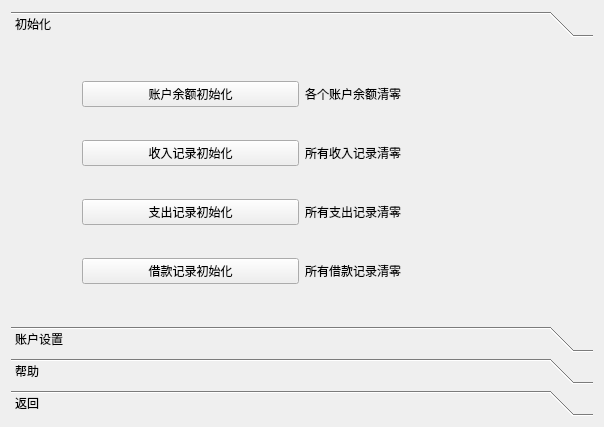
<?xml version="1.0" encoding="UTF-8"?>
<ui version="4.0">
 <class>Settings</class>
 <widget class="QWidget" name="Settings">
  <property name="geometry">
   <rect>
    <x>0</x>
    <y>0</y>
    <width>604</width>
    <height>427</height>
   </rect>
  </property>
  <property name="windowTitle">
   <string>Settings</string>
  </property>
  <layout class="QVBoxLayout" name="verticalLayout_2">
   <item>
    <widget class="QToolBox" name="toolBox">
     <property name="currentIndex">
      <number>0</number>
     </property>
     <widget class="QWidget" name="page">
      <property name="geometry">
       <rect>
        <x>0</x>
        <y>0</y>
        <width>592</width>
        <height>331</height>
       </rect>
      </property>
      <attribute name="label">
       <string>初始化</string>
      </attribute>
      <widget class="QWidget" name="gridLayoutWidget">
       <property name="geometry">
        <rect>
         <x>60</x>
         <y>0</y>
         <width>461</width>
         <height>281</height>
        </rect>
       </property>
       <layout class="QGridLayout" name="gridLayout">
        <item row="3" column="0">
         <widget class="QPushButton" name="borrowingInitial">
          <property name="text">
           <string>借款记录初始化</string>
          </property>
         </widget>
        </item>
        <item row="1" column="0">
         <widget class="QPushButton" name="incomeInitial">
          <property name="text">
           <string>收入记录初始化</string>
          </property>
         </widget>
        </item>
        <item row="2" column="0">
         <widget class="QPushButton" name="spendingInitial">
          <property name="text">
           <string>支出记录初始化</string>
          </property>
         </widget>
        </item>
        <item row="0" column="0">
         <widget class="QPushButton" name="userinfoInitial">
          <property name="text">
           <string>账户余额初始化</string>
          </property>
         </widget>
        </item>
        <item row="0" column="1">
         <widget class="QLabel" name="label_3">
          <property name="text">
           <string>各个账户余额清零</string>
          </property>
         </widget>
        </item>
        <item row="1" column="1">
         <widget class="QLabel" name="label_8">
          <property name="text">
           <string>所有收入记录清零</string>
          </property>
         </widget>
        </item>
        <item row="2" column="1">
         <widget class="QLabel" name="label_9">
          <property name="text">
           <string>所有支出记录清零</string>
          </property>
         </widget>
        </item>
        <item row="3" column="1">
         <widget class="QLabel" name="label_10">
          <property name="text">
           <string>所有借款记录清零</string>
          </property>
         </widget>
        </item>
       </layout>
      </widget>
     </widget>
     <widget class="QWidget" name="page_2">
      <property name="geometry">
       <rect>
        <x>0</x>
        <y>0</y>
        <width>592</width>
        <height>331</height>
       </rect>
      </property>
      <attribute name="label">
       <string>账户设置</string>
      </attribute>
      <widget class="QToolBox" name="toolBox_2">
       <property name="geometry">
        <rect>
         <x>40</x>
         <y>0</y>
         <width>541</width>
         <height>291</height>
        </rect>
       </property>
       <property name="currentIndex">
        <number>1</number>
       </property>
       <widget class="QWidget" name="page_5">
        <property name="geometry">
         <rect>
          <x>0</x>
          <y>0</y>
          <width>98</width>
          <height>28</height>
         </rect>
        </property>
        <attribute name="label">
         <string>设置余额</string>
        </attribute>
        <widget class="QWidget" name="gridLayoutWidget_2">
         <property name="geometry">
          <rect>
           <x>20</x>
           <y>10</y>
           <width>441</width>
           <height>201</height>
          </rect>
         </property>
         <layout class="QGridLayout" name="gridLayout_2">
          <item row="0" column="3">
           <widget class="QLabel" name="label_money">
            <property name="text">
             <string>0</string>
            </property>
           </widget>
          </item>
          <item row="0" column="0">
           <widget class="QLabel" name="label">
            <property name="text">
             <string>账户：</string>
            </property>
           </widget>
          </item>
          <item row="0" column="1">
           <widget class="QComboBox" name="comboBox_account">
            <item>
             <property name="text">
              <string>微信</string>
             </property>
            </item>
            <item>
             <property name="text">
              <string>银行卡</string>
             </property>
            </item>
            <item>
             <property name="text">
              <string>一卡通</string>
             </property>
            </item>
            <item>
             <property name="text">
              <string>现金</string>
             </property>
            </item>
            <item>
             <property name="text">
              <string>其他</string>
             </property>
            </item>
            <item>
             <property name="text">
              <string>负债</string>
             </property>
            </item>
           </widget>
          </item>
          <item row="0" column="2">
           <widget class="QLabel" name="label_2">
            <property name="text">
             <string>当前余额：</string>
            </property>
           </widget>
          </item>
          <item row="1" column="0">
           <widget class="QLabel" name="label_4">
            <property name="text">
             <string>修改余额：</string>
            </property>
           </widget>
          </item>
          <item row="1" column="1">
           <widget class="QLineEdit" name="lineEdit_money">
            <property name="text">
             <string>0</string>
            </property>
           </widget>
          </item>
          <item row="1" column="3">
           <widget class="QPushButton" name="pushButton_banlance">
            <property name="text">
             <string>修改</string>
            </property>
           </widget>
          </item>
         </layout>
        </widget>
       </widget>
       <widget class="QWidget" name="page_6">
        <property name="geometry">
         <rect>
          <x>0</x>
          <y>0</y>
          <width>541</width>
          <height>249</height>
         </rect>
        </property>
        <attribute name="label">
         <string>设置密码</string>
        </attribute>
        <widget class="QWidget" name="gridLayoutWidget_3">
         <property name="geometry">
          <rect>
           <x>30</x>
           <y>0</y>
           <width>481</width>
           <height>271</height>
          </rect>
         </property>
         <layout class="QGridLayout" name="gridLayout_3">
          <item row="1" column="0">
           <widget class="QLineEdit" name="lineEdit_old"/>
          </item>
          <item row="3" column="1">
           <widget class="QCheckBox" name="checkBox_2">
            <property name="text">
             <string>显示密码</string>
            </property>
           </widget>
          </item>
          <item row="0" column="0">
           <widget class="QLabel" name="label_5">
            <property name="text">
             <string>请输入原密码：</string>
            </property>
           </widget>
          </item>
          <item row="2" column="0">
           <widget class="QLabel" name="label_6">
            <property name="text">
             <string>请输入新密码：</string>
            </property>
           </widget>
          </item>
          <item row="4" column="0">
           <widget class="QPushButton" name="pushButton_password">
            <property name="text">
             <string>确认修改</string>
            </property>
           </widget>
          </item>
          <item row="5" column="0">
           <widget class="QLabel" name="label_7">
            <property name="text">
             <string>密码长度不限</string>
            </property>
           </widget>
          </item>
          <item row="3" column="0">
           <widget class="QLineEdit" name="lineEdit_new"/>
          </item>
          <item row="1" column="1">
           <widget class="QCheckBox" name="checkBox">
            <property name="text">
             <string>显示密码</string>
            </property>
           </widget>
          </item>
          <item row="6" column="0">
           <spacer name="verticalSpacer">
            <property name="orientation">
             <enum>Qt::Vertical</enum>
            </property>
            <property name="sizeHint" stdset="0">
             <size>
              <width>20</width>
              <height>40</height>
             </size>
            </property>
           </spacer>
          </item>
         </layout>
        </widget>
       </widget>
      </widget>
     </widget>
     <widget class="QWidget" name="page_3">
      <property name="geometry">
       <rect>
        <x>0</x>
        <y>0</y>
        <width>98</width>
        <height>28</height>
       </rect>
      </property>
      <attribute name="label">
       <string>帮助</string>
      </attribute>
      <widget class="QToolBox" name="toolBox_3">
       <property name="geometry">
        <rect>
         <x>40</x>
         <y>0</y>
         <width>511</width>
         <height>321</height>
        </rect>
       </property>
       <property name="currentIndex">
        <number>0</number>
       </property>
       <widget class="QWidget" name="page_7">
        <property name="geometry">
         <rect>
          <x>0</x>
          <y>0</y>
          <width>98</width>
          <height>28</height>
         </rect>
        </property>
        <attribute name="label">
         <string>关于记录：</string>
        </attribute>
        <widget class="QTextBrowser" name="textBrowser">
         <property name="geometry">
          <rect>
           <x>20</x>
           <y>0</y>
           <width>471</width>
           <height>191</height>
          </rect>
         </property>
         <property name="html">
          <string>&lt;!DOCTYPE HTML PUBLIC &quot;-//W3C//DTD HTML 4.0//EN&quot; &quot;http://www.w3.org/TR/REC-html40/strict.dtd&quot;&gt;
&lt;html&gt;&lt;head&gt;&lt;meta name=&quot;qrichtext&quot; content=&quot;1&quot; /&gt;&lt;style type=&quot;text/css&quot;&gt;
p, li { white-space: pre-wrap; }
&lt;/style&gt;&lt;/head&gt;&lt;body style=&quot; font-family:'SimSun'; font-size:9pt; font-weight:400; font-style:normal;&quot;&gt;
&lt;p style=&quot; margin-top:0px; margin-bottom:0px; margin-left:0px; margin-right:0px; -qt-block-indent:0; text-indent:0px;&quot;&gt;在填写完日期，金额，操作账户，分类与标签等信息后，点击保存，即可保存该条记录啦~&lt;/p&gt;&lt;/body&gt;&lt;/html&gt;</string>
         </property>
        </widget>
       </widget>
       <widget class="QWidget" name="page_8">
        <property name="geometry">
         <rect>
          <x>0</x>
          <y>0</y>
          <width>98</width>
          <height>28</height>
         </rect>
        </property>
        <attribute name="label">
         <string>关于查询：</string>
        </attribute>
        <widget class="QTextBrowser" name="textBrowser_2">
         <property name="geometry">
          <rect>
           <x>30</x>
           <y>0</y>
           <width>451</width>
           <height>191</height>
          </rect>
         </property>
         <property name="html">
          <string>&lt;!DOCTYPE HTML PUBLIC &quot;-//W3C//DTD HTML 4.0//EN&quot; &quot;http://www.w3.org/TR/REC-html40/strict.dtd&quot;&gt;
&lt;html&gt;&lt;head&gt;&lt;meta name=&quot;qrichtext&quot; content=&quot;1&quot; /&gt;&lt;style type=&quot;text/css&quot;&gt;
p, li { white-space: pre-wrap; }
&lt;/style&gt;&lt;/head&gt;&lt;body style=&quot; font-family:'SimSun'; font-size:9pt; font-weight:400; font-style:normal;&quot;&gt;
&lt;p style=&quot; margin-top:0px; margin-bottom:0px; margin-left:0px; margin-right:0px; -qt-block-indent:0; text-indent:0px;&quot;&gt;在限定查询的日期范围后，即可开始检索该日期范围内的所有记录。&lt;/p&gt;
&lt;p style=&quot; margin-top:0px; margin-bottom:0px; margin-left:0px; margin-right:0px; -qt-block-indent:0; text-indent:0px;&quot;&gt;此外，还可搜索指定的账户与指定的分类~&lt;/p&gt;
&lt;p style=&quot; margin-top:0px; margin-bottom:0px; margin-left:0px; margin-right:0px; -qt-block-indent:0; text-indent:0px;&quot;&gt;双击某条记录即可进入详情页面。详情页面中可对该条记录进行修改或删除~&lt;/p&gt;&lt;/body&gt;&lt;/html&gt;</string>
         </property>
        </widget>
       </widget>
       <widget class="QWidget" name="page_9">
        <property name="geometry">
         <rect>
          <x>0</x>
          <y>0</y>
          <width>98</width>
          <height>28</height>
         </rect>
        </property>
        <attribute name="label">
         <string>关于统计：</string>
        </attribute>
        <widget class="QTextBrowser" name="textBrowser_3">
         <property name="geometry">
          <rect>
           <x>20</x>
           <y>10</y>
           <width>461</width>
           <height>201</height>
          </rect>
         </property>
         <property name="html">
          <string>&lt;!DOCTYPE HTML PUBLIC &quot;-//W3C//DTD HTML 4.0//EN&quot; &quot;http://www.w3.org/TR/REC-html40/strict.dtd&quot;&gt;
&lt;html&gt;&lt;head&gt;&lt;meta name=&quot;qrichtext&quot; content=&quot;1&quot; /&gt;&lt;style type=&quot;text/css&quot;&gt;
p, li { white-space: pre-wrap; }
&lt;/style&gt;&lt;/head&gt;&lt;body style=&quot; font-family:'SimSun'; font-size:9pt; font-weight:400; font-style:normal;&quot;&gt;
&lt;p style=&quot; margin-top:0px; margin-bottom:0px; margin-left:0px; margin-right:0px; -qt-block-indent:0; text-indent:0px;&quot;&gt;点击“账户现有资产分布图”按钮后，即可生成各个账户资产的饼状统计图。&lt;/p&gt;
&lt;p style=&quot; margin-top:0px; margin-bottom:0px; margin-left:0px; margin-right:0px; -qt-block-indent:0; text-indent:0px;&quot;&gt;选择完统计的日期范围后，即可生成五种饼状统计图表：&lt;/p&gt;
&lt;p style=&quot; margin-top:0px; margin-bottom:0px; margin-left:0px; margin-right:0px; -qt-block-indent:0; text-indent:0px;&quot;&gt;    分类支出：按照支出的标签来进行统计。&lt;/p&gt;
&lt;p style=&quot; margin-top:0px; margin-bottom:0px; margin-left:0px; margin-right:0px; -qt-block-indent:0; text-indent:0px;&quot;&gt;    账户支出：按照进行支出操作的账户来进行统计。&lt;/p&gt;
&lt;p style=&quot; margin-top:0px; margin-bottom:0px; margin-left:0px; margin-right:0px; -qt-block-indent:0; text-indent:0px;&quot;&gt;    分类收入：按照收入的标签来进行统计。&lt;/p&gt;
&lt;p style=&quot; margin-top:0px; margin-bottom:0px; margin-left:0px; margin-right:0px; -qt-block-indent:0; text-indent:0px;&quot;&gt;    账户收入：按照进行收入操作的账户来进行统计。&lt;/p&gt;
&lt;p style=&quot; margin-top:0px; margin-bottom:0px; margin-left:0px; margin-right:0px; -qt-block-indent:0; text-indent:0px;&quot;&gt;    负债分布：按照借出者的分类来进行统计。&lt;/p&gt;
&lt;p style=&quot;-qt-paragraph-type:empty; margin-top:0px; margin-bottom:0px; margin-left:0px; margin-right:0px; -qt-block-indent:0; text-indent:0px;&quot;&gt;&lt;br /&gt;&lt;/p&gt;&lt;/body&gt;&lt;/html&gt;</string>
         </property>
        </widget>
       </widget>
      </widget>
     </widget>
     <widget class="QWidget" name="page_4">
      <property name="geometry">
       <rect>
        <x>0</x>
        <y>0</y>
        <width>98</width>
        <height>28</height>
       </rect>
      </property>
      <attribute name="label">
       <string>返回</string>
      </attribute>
      <widget class="QPushButton" name="pushButton_back">
       <property name="geometry">
        <rect>
         <x>130</x>
         <y>70</y>
         <width>71</width>
         <height>41</height>
        </rect>
       </property>
       <property name="text">
        <string>返回</string>
       </property>
      </widget>
     </widget>
    </widget>
   </item>
  </layout>
 </widget>
 <layoutdefault spacing="6" margin="11"/>
 <resources/>
 <connections>
  <connection>
   <sender>spendingInitial</sender>
   <signal>clicked()</signal>
   <receiver>Settings</receiver>
   <slot>on_spendingInitial_cliked()</slot>
   <hints>
    <hint type="sourcelabel">
     <x>151</x>
     <y>217</y>
    </hint>
    <hint type="destinationlabel">
     <x>178</x>
     <y>96</y>
    </hint>
   </hints>
  </connection>
  <connection>
   <sender>incomeInitial</sender>
   <signal>clicked()</signal>
   <receiver>Settings</receiver>
   <slot>on_incomeInitial_cliked()</slot>
   <hints>
    <hint type="sourcelabel">
     <x>288</x>
     <y>157</y>
    </hint>
    <hint type="destinationlabel">
     <x>347</x>
     <y>122</y>
    </hint>
   </hints>
  </connection>
  <connection>
   <sender>borrowingInitial</sender>
   <signal>clicked()</signal>
   <receiver>Settings</receiver>
   <slot>on_borrowingInitial_cliked()</slot>
   <hints>
    <hint type="sourcelabel">
     <x>159</x>
     <y>277</y>
    </hint>
    <hint type="destinationlabel">
     <x>101</x>
     <y>291</y>
    </hint>
   </hints>
  </connection>
  <connection>
   <sender>userinfoInitial</sender>
   <signal>clicked()</signal>
   <receiver>Settings</receiver>
   <slot>on_userinfoInitial_cliked()</slot>
   <hints>
    <hint type="sourcelabel">
     <x>288</x>
     <y>97</y>
    </hint>
    <hint type="destinationlabel">
     <x>403</x>
     <y>287</y>
    </hint>
   </hints>
  </connection>
  <connection>
   <sender>comboBox_account</sender>
   <signal>currentIndexChanged(int)</signal>
   <receiver>Settings</receiver>
   <slot>on_comboBox_account_currentIdexChanged()</slot>
   <hints>
    <hint type="sourcelabel">
     <x>163</x>
     <y>158</y>
    </hint>
    <hint type="destinationlabel">
     <x>201</x>
     <y>5</y>
    </hint>
   </hints>
  </connection>
 </connections>
 <slots>
  <slot>on_incomeInitial_cliked()</slot>
  <slot>on_spendingInitial_cliked()</slot>
  <slot>on_borrowingInitial_cliked()</slot>
  <slot>on_modifyInitial_cliked()</slot>
  <slot>on_userinfoInitial_cliked()</slot>
  <slot>on_comboBox_account_currentIdexChanged()</slot>
 </slots>
</ui>
